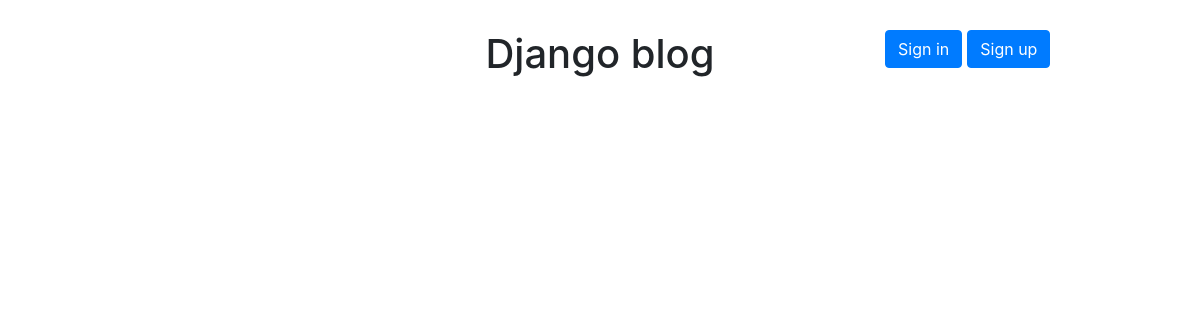
The app's page /, older data.
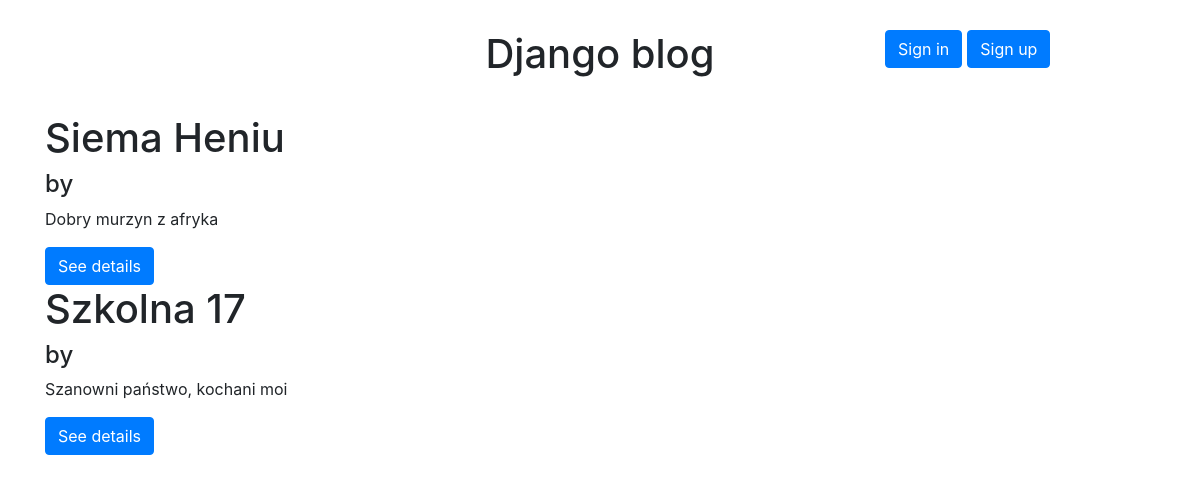
The same page, newer data.
### articles/models.py (models this page shows, shortened)
class Post(models.Model):
    title = models.CharField(max_length=200)
    author = models.ForeignKey(get_user_model(), on_delete=models.CASCADE)
    date = models.DateField(("Date"), default=datetime.datetime.now())
    body = models.TextField()

### articles/views.py (the view)
# urls.py: path('', views.HomePageView.as_view(), name='home'),
class HomePageView(ListView):
    model = Post
    template_name = 'home.html'

### templates/home.html
{%extends 'base.html' %}
    {%block content%}
    {% if user.is_authenticated %}
    <div id = "titleRow" class = 'row'>
        <div class = 'col'>
            <a href = "{% url 'post_new' %}" class="btn btn-primary" id="addPostButton" >
                <i class="fas fa-plus"></i>
                Add post
            </a>
        </div>
        <div class = 'col-6'>
            <h1 class = 'title'>Django blog</h1>
        </div>
        <div class = 'col'>
            <div class = 'row'>
                <div class = 'col'> <p> Hi {{user.username}} </p></div>
                <div class = 'col'> <a href = "{% url 'logout' %}" class="btn btn-primary" >Log out</a></div>
            </div>
        </div>
    </div>
    {% else %}
    <div id = "titleRow" class = 'row'>
            <div class = 'col'>
            </div>
            <div class = 'col-6'>
                <h1 class = 'title'>Django blog</h1>
            </div>
            <div class = 'col'>
                <div class = 'row'>
                        <a href = "{% url 'login' %}" class="btn btn-primary" >Sign in</a>
                        <a href = "{% url 'signup' %}" class="btn btn-primary" >Sign up</a>
                </div>
            </div>
        </div>
    {% endif %}
        {% include "posts/posts_view.html" %}
    {%endblock content%}

### templates/base.html (shortened to what this page needs)
{% load static %}
<html>
        <head>
            <link href="https://stackpath.bootstrapcdn.com/font-awesome/4.7.0/css/font-awesome.min.css" rel="stylesheet">
            <link href="https://stackpath.bootstrapcdn.com/bootstrap/4.4.1/css/bootstrap.min.css" rel="stylesheet">
            <link rel="stylesheet" href="{% static 'css/blog.css' %}">
        </head>
    <body>
        <div class = 'container'>
        {%block content%}
        {%endblock content%}
        </div>
    </body>
</html>

### templates/posts/posts_view.html
{% for post in object_list%}
    <div>
            <h1>{{post.title}}</h1>
            <h4>by {{post.author}}</h4>
            <p>{{post.body|linebreaksbr}}</p>
    </div>
    <a href = "{% url 'post_details' post.id %}" class="btn btn-primary" > See details </a>
{%endfor%}

### static/css/blog.css (style rules this page uses)
#titleRow { text-align: center; margin-bottom: 2.5%; }
.container { margin-top: 2.5%; }
.btn { margin-right: 5px; }

Row changes from the older to the newer data that the page shows:
added Post: title "Siema Heniu", body "Dobry murzyn z afryka"
added Post: title "Szkolna 17", body "Szanowni państwo, kochani moi"
